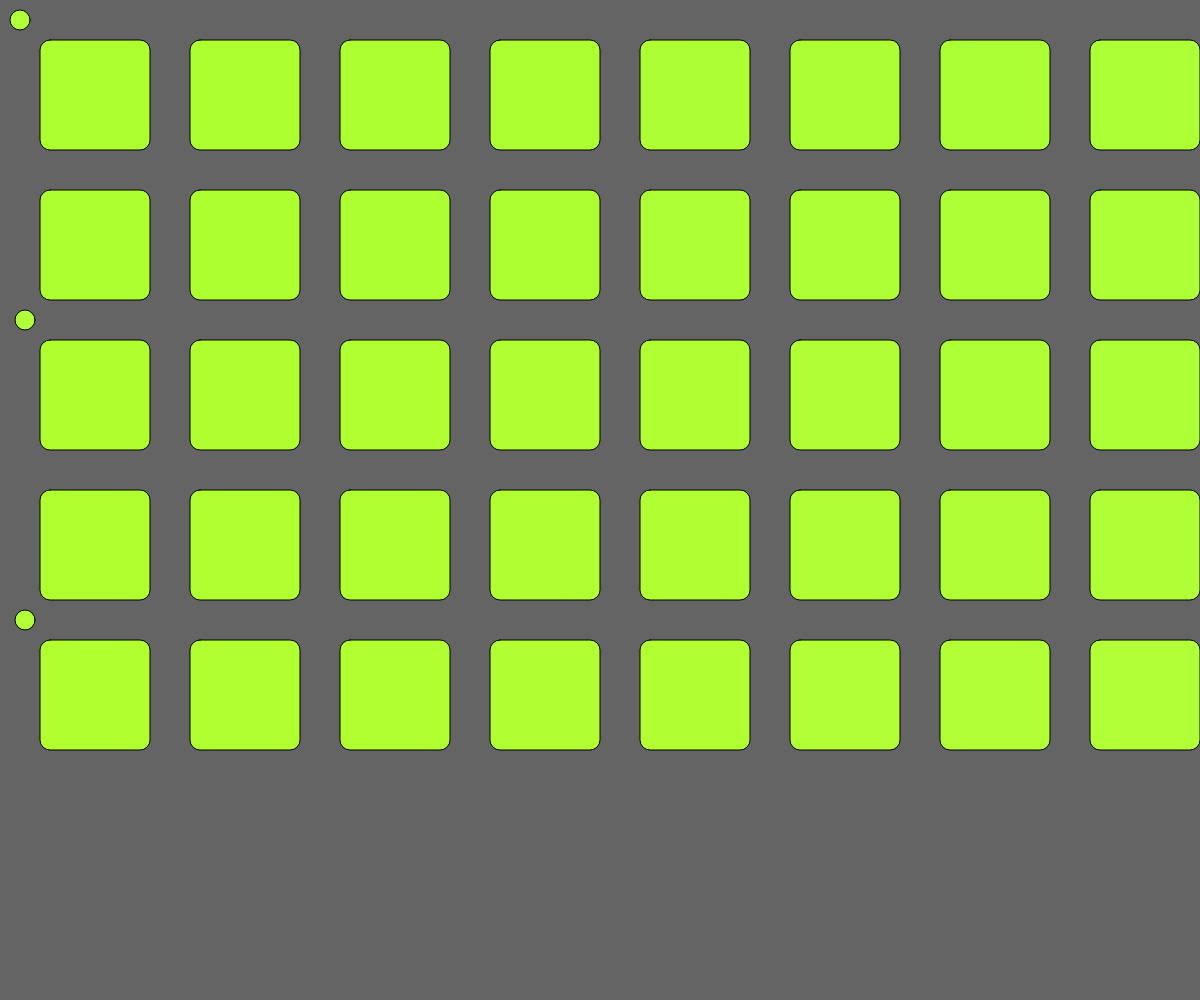
Frame 1 (no input)
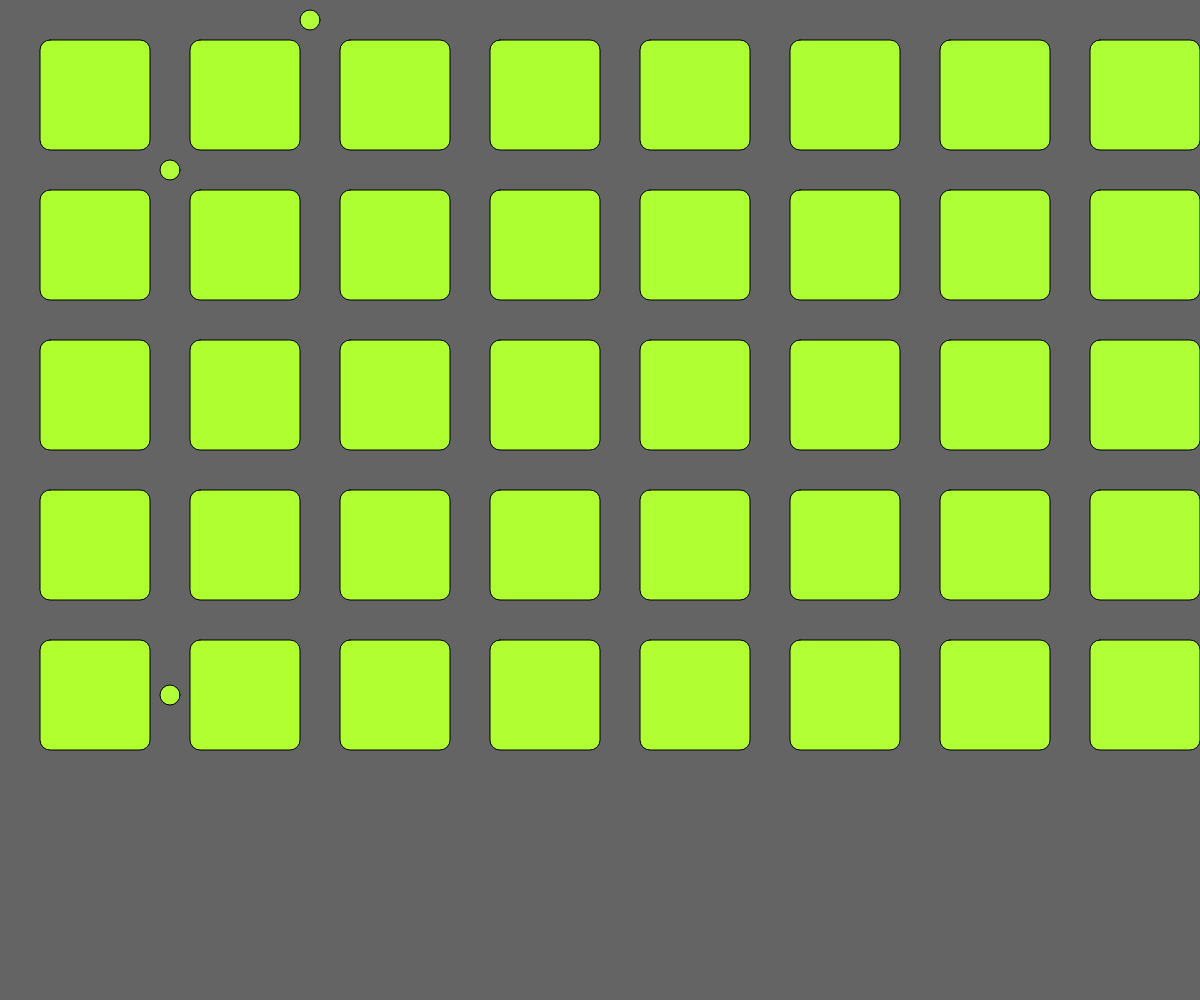
Frame 60 (no input)
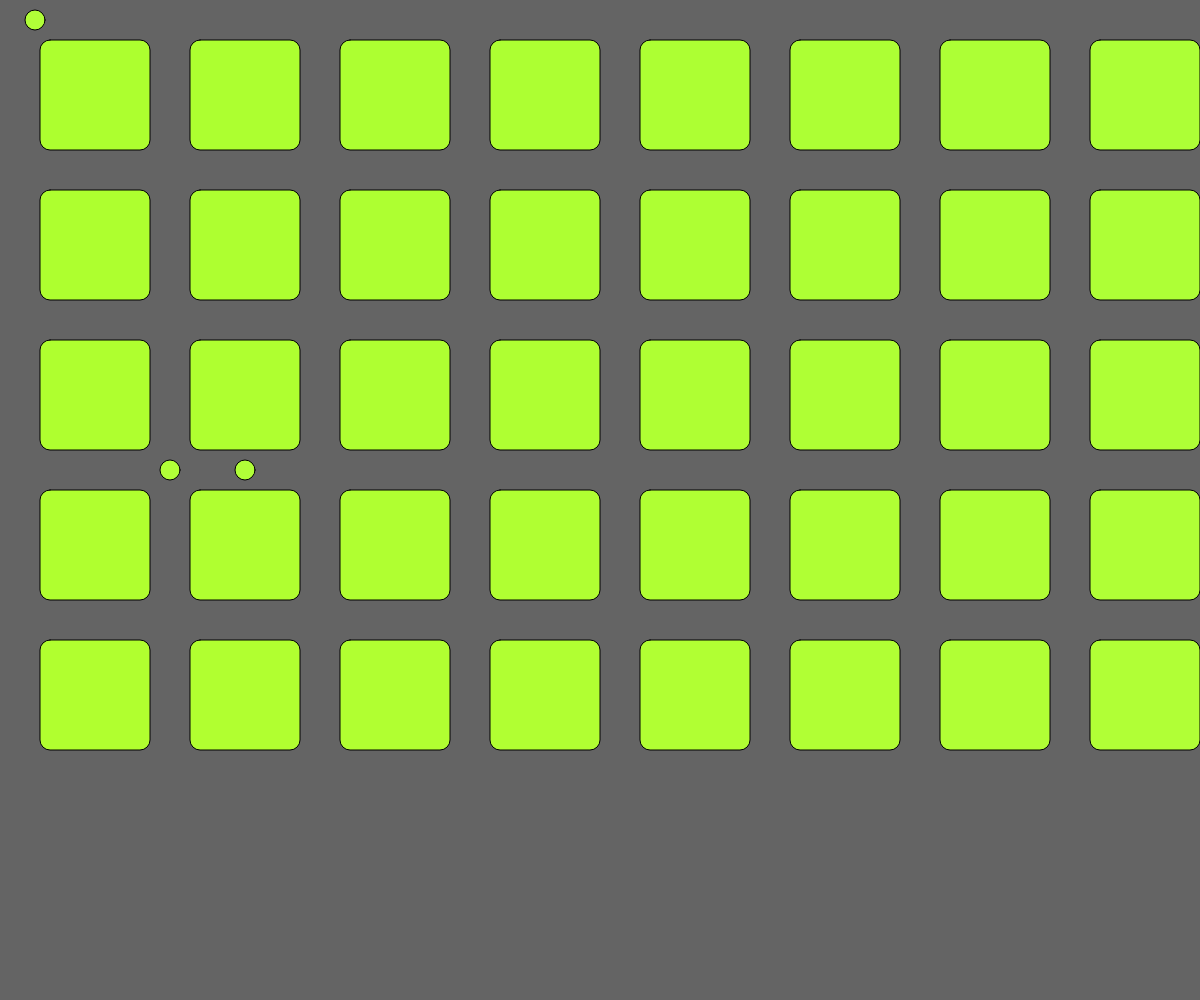
Frame 120 (the mouse pressed at the canvas centre since frame 60)

The p5.js sketch that drew these frames (run headless with seeded random() and noise() and a simulated clock; from frame 60 on, the mouse is pressed at the canvas centre):

// p5.js sketch
// ── sketch.js
var B = 1500;
var H = 750;
var BL = 110;
var rw = 40;
var direction = [0,1, 2, 3];
var speed = 5;
var cw = 20;
var BL = 110;
var rw = 40;
var c1 = {
			cX : 20,
			cY : 20,
			kidhar : 2
		}
var c2 = {
	cX : B - 20,
	cY : 20+110+40,
	kidhar : 0
	}
var c3 = {
		cX : 20,
		cY : 20+2*(110+40),
		kidhar : 0
		}
var c4 = {
		cX : B -20,
		cY : 20+3*(110+40),
		kidhar : 0
		}
var c5 = {
		cX : 20,
		cY : 20+4*(110+40),
		kidhar : 0
		}

function setup() 
{
	createCanvas(window.innerWidth,window.innerHeight); 
}

function draw() 
{
	background(100);
	var ArX = 10;
	var ArY = 5;
	
	for(ArY=0;ArY<5;ArY++)
	for(ArX=0;ArX<10;ArX++)
	{
	fill(ArY+173,(ArX+ArY)+255,ArX+47);
	stroke(0,0,0);
	rect(rw+ArX*(rw+BL),rw+ArY*(rw+BL),BL,BL,10); 
	}
	

	c1 = movec(c1);
	c2 = movec(c2);
	c3 = movec(c3);
	c4 = movec(c4);
	c5 = movec(c5);
}

function movec(c1)
{
	if(c1.kidhar==0)
	{if(c1.cX<B - cw)
	{c1.cX+=speed;
	if(((c1.cX - rw/2)%(rw+BL))<speed)
	{c1.kidhar = random([0,1,2,3]);}
	}
	else
	{c1.cX = B - cw;
	c1.kidhar = 2;
	}
	}
	else if(c1.kidhar == 1)
	{if(c1.cY<H- cw)
	{c1.cY+=speed;
	if(((c1.cY - rw/2)%(rw+BL))<speed)
	{c1.kidhar = random([0,1,2,3]);
	}
	}
	else
	{c1.cY = H - cw;
	c1.kidhar=3;
	}
	}
	else if(c1.kidhar == 2)
	{if(c1.cX>cw)
	{c1.cX-=speed;
	if(((c1.cX - rw/2)%(rw+BL))<speed)
	{c1.kidhar = random([0,1,2,3]);}
	}
	else
	{c1.cX = cw;
	c1.kidhar = random([0,1,3]);
	}
	}
	else if(c1.kidhar == 3)
	{if(c1.cY>cw)
	{ c1.cY-=speed;
	if(((c1.cY - rw/2)%(rw+BL))<speed)
	{c1.kidhar = random([0,1,2,3]); }
	}
	else
	{c1.cY = cw;
	c1.kidhar=random([0,1,2]);
	}
	}
	ellipse(c1.cX,c1.cY,cw,cw);
	return c1;
};
